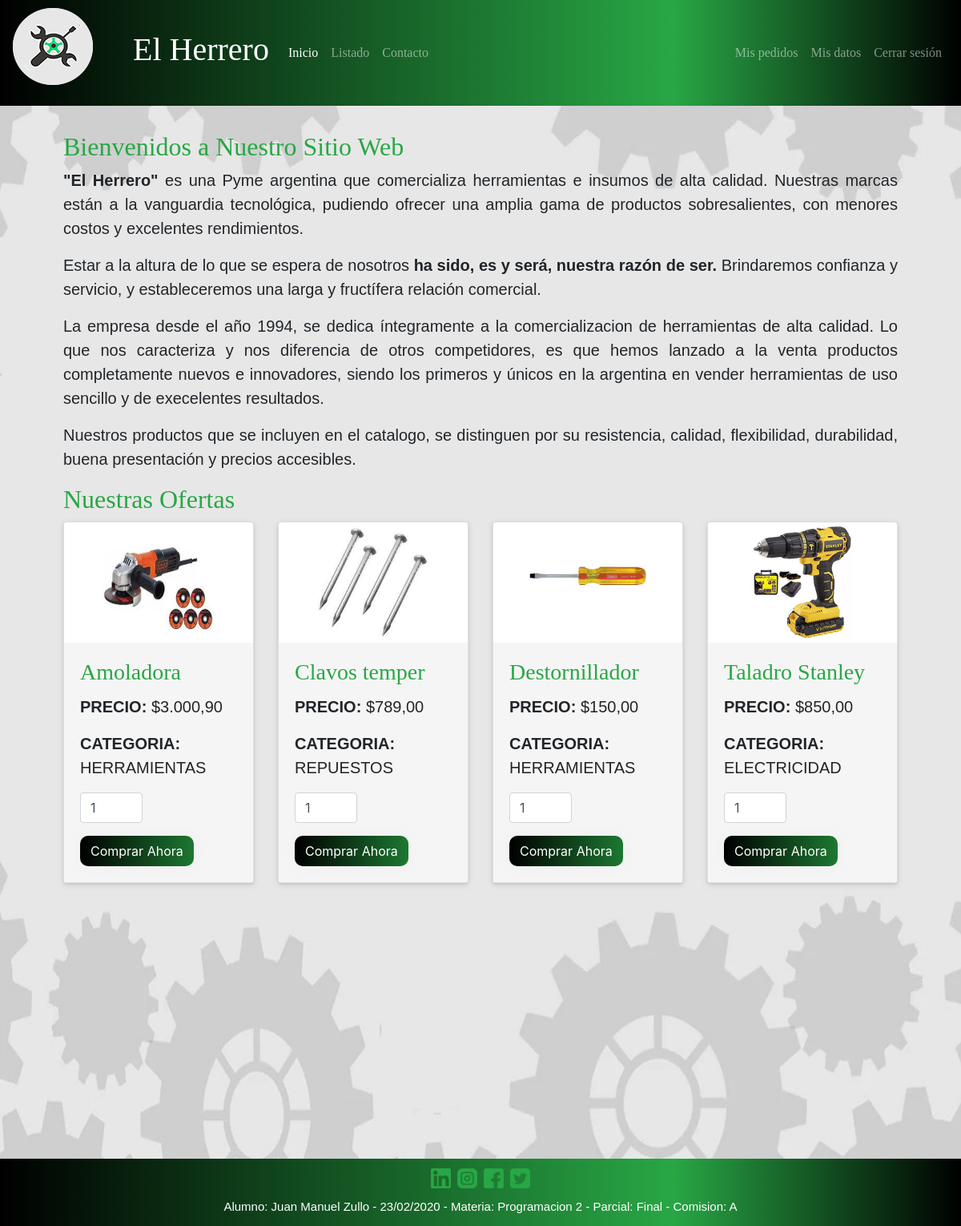
The page /sitio/index.php?s=Home (signed in) on the database its author committed.
### tables this page shows
CREATE TABLE `productos` (
  `id` int(11) NOT NULL,
  `nombre` varchar(500) NOT NULL,
  `detalle` varchar(500) NOT NULL,
  `precio` double NOT NULL,
  `idcategoria` int(11) NOT NULL,
  `foto` varchar(45) DEFAULT NULL,
  `es_oferta` tinyint(4) DEFAULT NULL,
  `es_visible` tinyint(4) NOT NULL DEFAULT 1
);

CREATE TABLE `categorias` (
  `id` int(11) NOT NULL,
  `descripcion` varchar(50) DEFAULT NULL
);

### sitio/funciones/productos.php (called while the page is built, shortened)
<?php
function getOfertas($db) {
	$query = "SELECT I.id, C.descripcion AS categoria, I.nombre, I.detalle, I.precio, I.foto
    FROM productos I INNER JOIN categorias C ON I.idcategoria = C.id
    WHERE es_visible = 1 AND es_oferta = 1 ORDER BY I.nombre";
	return mysqli_query($db, $query);
}

### sitio/funciones/autenticacion.php (called while the page is built, shortened)
<?php
function estaAutenticado() {
    return isset($_SESSION['id_usuario']);
}

### sitio/secciones/Home.php (the view, shortened to what this page needs)
<section class="container-fluid">
    <div class="row">
        <div class="col-md-12 carrusel d-none d-md-block">
            <div class="carousel-item active">
                <h2>Bienvenidos a Nuestro Sitio Web</h2>
                <p><strong>"El Herrero"</strong> es una Pyme argentina que comercializa herramientas e insumos de alta calidad.
                    Nuestras marcas están a la vanguardia tecnológica, pudiendo ofrecer una amplia gama de productos sobresalientes,
                    con menores costos y excelentes rendimientos.</p>
                <p>Estar a la altura de lo que se espera de nosotros <strong>ha sido, es y será, nuestra razón de ser.</strong> Brindaremos confianza y servicio,
                   y estableceremos una larga y fructífera relación comercial.</p>
                <p>La empresa desde el año 1994, se dedica íntegramente a la comercializacion de herramientas de alta calidad. Lo que nos caracteriza y nos diferencia de otros competidores, es que hemos lanzado a la venta productos
                   completamente nuevos e innovadores, siendo los primeros y  únicos en la argentina en vender herramientas de uso sencillo y de execelentes resultados.</p>
                <p>Nuestros productos que se incluyen en el catalogo, se distinguen por su resistencia, calidad, flexibilidad, durabilidad, buena presentación y precios accesibles.</p>
            </div>
        </div>
    </div>
   <div>
       <h2>Nuestras Ofertas</h2>
       <div class="row">
           <?php
           require 'funciones/productos.php';
           $ofertas = getOfertas($db);
           foreach($ofertas as $oferta): ?>
               <div class="col-lg-3 col-md-6 mb-4">
                   <div class="card h-100">
                       <a class="d-block mx-auto" href="index.php?s=Listado-Detalle&id=<?= $oferta['id'];?>">
                           <img src="img/<?=$oferta['foto'];?>" alt="<?=$oferta['nombre'];?>" />
                       </a>
                       <div class="card-body">
                           <h3 class="card-title">
                               <a href="index.php?s=Listado-Detalle&id=<?= $oferta['id'];?>"><?=$oferta['nombre'];?></a>
                           </h3>
                           <p><B>PRECIO: </B>$<?=number_format($oferta['precio'],2,",",".");?></p>
                           <p><B>CATEGORIA: </B><?=$oferta['categoria'];?></p>
                           <?php
                           if (estaAutenticado()) {
                               ?>
                               <form name="compra<?= $oferta['id'];?>" action="acciones/carrito-agregar.php" method="POST">
                                   <div class="form-group">
                                       <input class="agregar form-control col-xs-2" type="number" value="1" min="1" max="10000">
                                   </div>
                                   <button type="submit"  class="btn btn-grad">Comprar Ahora</button>
                               </form>
                               <?php
                           }
                           else {
                               ?>
                               <button type="button" onclick="location.href='index.php?s=Login';" class="btn btn-grad">Comprar Ahora</button>
                               <?php
                           }
                           ?>
                       </div>
                   </div>
               </div>
           <?php endforeach; ?>
       </div>
   </div>
</section>

### sitio/css/estilos.css (style rules this page uses)
* { margin: 0; padding: 0; box-sizing: border-box; }
body { background: url(../img/fondo.jpg); background-repeat: no-repeat; background-size: 100% 100%; }
h1,h2 { font-family: Verdana; color: #28a745; }
p { font-family: Arial; text-align: justify; font-size:20px; }
.card { box-shadow: rgba(3, 8, 20, 0.1) 0px 0.15rem 0.5rem, rgba(2, 8, 20, 0.1) 0px 0.075rem 0.175rem; }
.card-body { width: 100%; height: 90%; position: relative; background: #f5f5f5; }
img { width: 150px; height: 150px; }
.btn-grad { background: linear-gradient(to right, #000000 0%, #28a745 70%, #000000 100%) }
.btn-grad { ; padding: 6px 12px; text-align: center; transition: 0.5s; background-size: 200% auto; color: white; box-shadow: 0 0 20px #eee; border-radius: 10px; display: inline-block; }
a { color: #28a745; font-family: Verdana; }
main section { margin-bottom: 4em; }
.agregar { width:40% !important; }

### rows shown on the page
productos: foto (picture), nombre "Amoladora", precio "3.000,90", idcategoria.descripcion "HERRAMIENTAS"
productos: foto (picture), nombre "Clavos temper", precio "789,00", idcategoria.descripcion "REPUESTOS"
productos: foto (picture), nombre "Destornillador", precio "150,00", idcategoria.descripcion "HERRAMIENTAS"
productos: foto (picture), nombre "Taladro Stanley", precio "850,00", idcategoria.descripcion "ELECTRICIDAD"
